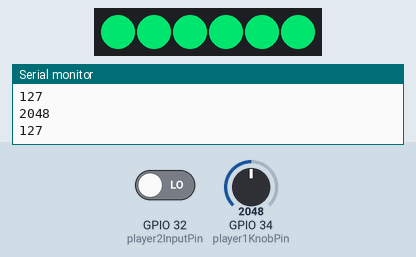
Recording of a sketch running on a simulated ESP32. Parts: 6 RGB LEDs in strip order, left to right, the last lines printed to the serial monitor. Inputs (shaded band) come from the test bench; at power-on: GPIO 34 (player1KnobPin) = 2048, GPIO 32 (player2InputPin) LOW. Dim RGB values are drawn brighter than linear; random numbers use the default seed unless the sketch sets one.

Above: at 1.2 s.
1.3 s: GPIO 34 (player1KnobPin) set to 4095
At 2.85 s:
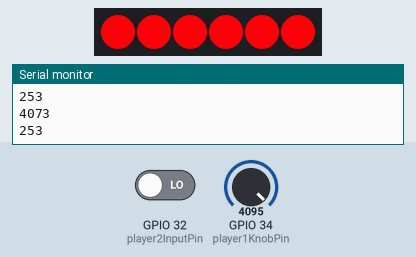
3.1 s: GPIO 34 (player1KnobPin) set to 491
At 3.15 s:
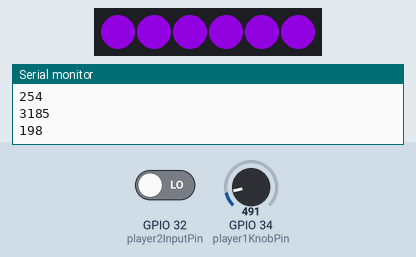
5.4 s: GPIO 34 (player1KnobPin) set to 2866
At 7.15 s:
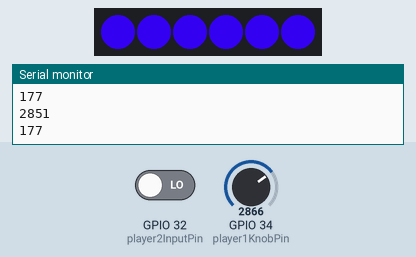
7.3 s: GPIO 34 (player1KnobPin) set to 2047
At 7.65 s:
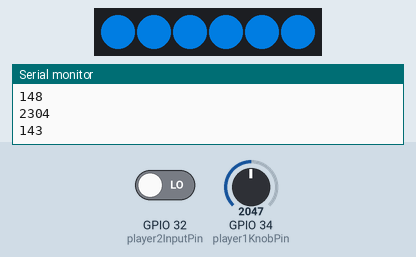
Timing chart, 0 to 10.4 s (numbered marks = the images above; inputs shaded):
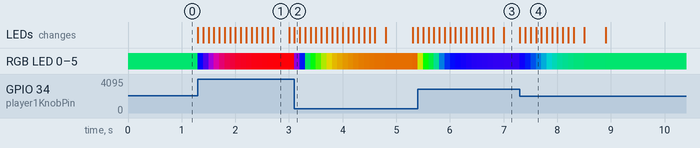

The sketch:

gameplay_button_knob.ino
```cpp
#include <esp_now.h>
#include <WiFi.h>
#define  FASTLED_ALLOW_INTERRUPTS 0
#include <FastLED.h>
#include <GxEPD2_BW.h>
#include <GxEPD2_3C.h>
#include <GxEPD2_7C.h>
#include <Fonts/FreeMono24pt7b.h>


#define NUM_STRINGS 2
#define NUM_PLAYERS 1
#define NUM_BUTTON_LEDS 6
#define NUM_LEDS 200
#define MAX_BRIGHTNESS 255
#define CORRECT_MAX_DISTANCE 5
//CRGB leds[NUM_STRINGS][NUM_LEDS];
int TENTACLE_HUE[NUM_STRINGS];

const int player1InputPin = 26;
const int player1LedPin =  25;
const int player1KnobPin = 34;

const int player2InputPin = 32;
const int player2LedPin = 33;
const int player2KnobPin = 34;

int potSmooth[NUM_PLAYERS];
int buttonHue[NUM_PLAYERS];
int buttonState[NUM_PLAYERS] = {0};

struct Player {
  CRGB leds[6];
  int inputPin;
  int ledPin;
  int knobPin;
};

Player players[] = {
  {
      {CHSV(42, 255, 255), CHSV(84, 255, 255), CHSV(126, 255, 255), CHSV(168, 255, 255), CHSV(210, 255, 255), CHSV(252, 255, 255)},
      player2InputPin,
      player2LedPin,
      player2KnobPin
    },
    {
      {CHSV(42, 255, 255), CHSV(84, 255, 255), CHSV(126, 255, 255), CHSV(168, 255, 255), CHSV(210, 255, 255), CHSV(252, 255, 255)},
      player2InputPin,
      player2LedPin,
      player2KnobPin
    }
  };


void setup() {

  Serial.begin(115200);
  // FastLED.addLeds<NEOPIXEL, tentacle1Pin>(leds[1], NUM_LEDS);
  // FastLED.addLeds<NEOPIXEL, tentacle2Pin>(leds[2], NUM_LEDS);
  FastLED.addLeds<WS2811, player2LedPin>(players[0].leds, 6);
 // FastLED.addLeds<WS2811, player2LedPin>(players[1].leds, 6);
  FastLED.show();
  pinMode(players[0].inputPin, INPUT);
 // pinMode(players[1].inputPin, INPUT);
  pinMode(players[0].knobPin,INPUT);
 // pinMode(players[1].knobPin,INPUT);


  for (int i = 0; i < NUM_PLAYERS; i++) {
    Serial.print("button ");
    Serial.print(i);
    Serial.print(" set to ");
    potSmooth[i] = analogRead(players[i].knobPin);
    buttonHue[i] = map(potSmooth[i], 0, 4095, 0, 255);
    Serial.print(buttonHue[i]);
    Serial.println(" ");
    TENTACLE_HUE[i] = random8();
    Serial.print("tentacle ");
    Serial.print(i);
    Serial.print(" set to ");
    Serial.print(TENTACLE_HUE[i]);
    Serial.println(" ");
    for (int j = 0; j < NUM_BUTTON_LEDS; j++) {
      players[i].leds[j] = CHSV(buttonHue[i], 255, 255);
    }
    FastLED.show();
  }
}

unsigned long previousMillis = 0;  // will store last time LED was updated
const long interval = 100;  // interval at which to sample (milliseconds)

void loop() {

  // sample potentiometer reading every 100 ms and smooth exponentially
  unsigned long currentMillis = millis();
  if (currentMillis - previousMillis >= interval) {
    previousMillis = currentMillis;
    for (int i = 0; i < NUM_PLAYERS; i++) {
      potSmooth[i] += (analogRead(players[i].knobPin) - potSmooth[i])/4;
      Serial.println(potSmooth[i]);
      buttonHue[i] = map(potSmooth[i], 0, 4095, 0, 255);
      Serial.println(buttonHue[i]);

      for (int j = 0; j < NUM_BUTTON_LEDS; j++) {
        players[i].leds[j] = CHSV(buttonHue[i], 255, 255);
      }
      FastLED.show();
      delay(50);
      //ROUND 1 - MATCH THE COLOR
      buttonState[i] = digitalRead(players[i].inputPin);
      if (buttonState[i] == HIGH) {
        if (abs(buttonHue[i]-TENTACLE_HUE[i]) <= CORRECT_MAX_DISTANCE) {
          Serial.print("player ");
          Serial.print(i);
          Serial.print(" wins!");
          winnerFlash(i);
          TENTACLE_HUE[i] = random8();
          Serial.println(TENTACLE_HUE[i]);
          break;
        }
      }
    }
  }
}

// bool matchRound(int player) {
//   buttonState = digitalRead(players[player].inputPin);
//   Serial.println(buttonState[player]);
//   if (buttonState[player] == HIGH) {
//     Serial.println("button pressed!");
//     return abs(buttonHue[player]-TENTACLE_HUE[player]) <= CORRECT_MAX_DISTANCE;
//   }
// }


void winnerFlash(int player) {
  for (int i = 0; i < 5; i++) {
    for (int j = 0; j < NUM_BUTTON_LEDS; j++) {
      players[player].leds[j] = CHSV(buttonHue[player], 255, 255);
    }
    FastLED.show();
    delay(300);
    for (int j = 0; j < NUM_BUTTON_LEDS; j++) {
      players[player].leds[j] = CRGB::Black;
    }
    FastLED.show();
    delay(300);
  }

}
```

Measured:
- after the input at 1.3 s, RGB LED 0–5: RGB(0, 172, 83) → RGB(0, 6, 250) at once, → RGB(61, 0, 194) 0.10 s later, → RGB(109, 0, 147) 0.10 s later, → RGB(144, 0, 112) 0.10 s later, … (16 changes in this stretch); the LEDs: first change at once (image 1 shows a later state)
- after the input at 3.1 s, RGB LED 0–5: RGB(250, 0, 5) → RGB(101, 0, 155) at once, → RGB(0, 22, 234) 0.10 s later, → RGB(0, 180, 75) 0.10 s later, → RGB(0, 242, 13) 0.10 s later, … (18 changes in this stretch); the LEDs: change at once (image 2)
- after the input at 5.4 s, RGB LED 0–5: RGB(175, 80, 0) → RGB(155, 178, 0) at once, → RGB(6, 253, 0) 0.10 s later, → RGB(0, 202, 53) 0.10 s later, → RGB(0, 155, 101) 0.10 s later, … (16 changes in this stretch); the LEDs: first change at once (image 3 shows a later state)
